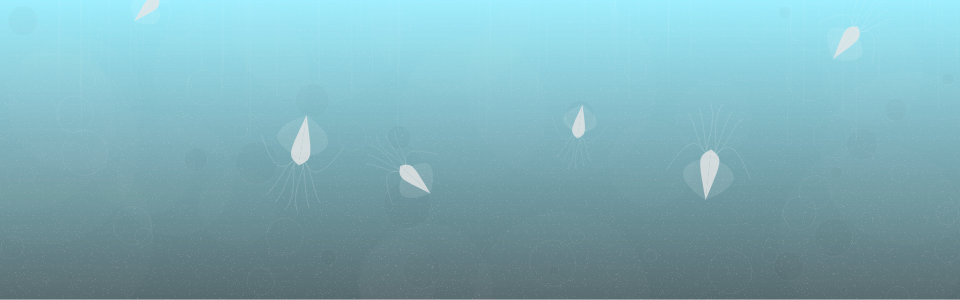
Frame 1 (no input)
Frame 60 (no input): identical to frame 1, image omitted
Frame 120 (the mouse pressed at the canvas centre since frame 60): identical to frame 1, image omitted

The p5.js sketch that drew this single still picture (run headless with seeded random() and noise() and a simulated clock; from frame 60 on, the mouse is pressed at the canvas centre):

// p5.js sketch
// ── sketch.js
let squid1;
let pgs;
function setup() {
  pgs=createGraphics(960,300);
  c=createCanvas(960, 300);
  colorMode(HSB, 360, 100, 100, 100);
  pgs.squid1 = new squid(width / 2, height / 4);
  pgs.squid2 = new squid(width / 2+250, height / 4+200);
  pgs.squid3 = new squid(width / 2+800, height / 4+500);
  pgs.squid4 = new squid(width / 2+1600, height / 4+300);
  pgs.squid5 = new squid(width / 2+1200, height / 4+400);
  pgs.squid6 = new squid(width / 2+2000, height / 4+100);
  backg_osean();
  scale(0.28);
  pgs.squid1.display();
  pgs.squid4.display();
  scale(1.5);
  pgs.squid2.display();
  pgs.squid5.display();
  scale(0.8);
  pgs.squid3.display();
  pgs.squid6.display();
}

function draw() {
}

function backg_osean() {
  for (var lh = 0; lh < height; lh++) {
    stroke(190, 50, map(lh, 0, height, 100, 25));
    line(0, lh, width, lh);
  }

  noStroke();
  for (var num = 0; num < 20000; num++) {
    fill(0, 0, random(100, 90), 8);
    rect(Math.floor(random(width)), Math.floor(random(height)), 1, 1);
  }

  strokeWeight(0.5);
  noFill();
  for (var step = 0; step < 40; step++) {
    var r = random(50);
    var rlx = random(width);
    var rlx2 = random(width);
    stroke(0, 0, 100, 10);
    ellipse(random(width), random(height), r, r); //小さい気泡
    stroke(0, 0, 100, 10);
    line(rlx, 0, rlx, r * 3); //線
    line(rlx2, 0, rlx2, r * 2); //線
  }
  stroke(0, 0, 100, 8);
  fill(0, 50, 0, 2);
  for (var step2 = 0; step2 < 20; step2++) {
    var r2 = random(50);
    ellipse(random(width), random(height), r2, r2); //白色の気泡
  }
  fill(0, 0, 100, 1.5);
  stroke(0, 0, 100, 1);
  for (var step3 = 0; step3 < 20; step3++) {
    var r3 = random(60, 200);
    ellipse(random(width), random(height), r3, r3); //大きい気泡
  }
}

class squid {
  constructor(x, y) {
    this.x = x;
    this.y = y;
  }
  
  display() {
    stroke(255,20);
    fill(255,10);
    push();
    translate(this.x,this.y);
    rotate(random(-PI,PI));
    bezier(0,0,-80,40,-80,80,0,100);//後ろ
    bezier(0,0,80,40,80,80,0,100);
    stroke(255,20);
    noFill();
    strokeWeight(1.5);
    bezier(0,110,-30,100,-40,180,-65,200);//足
    bezier(0,110,-15,100,-20,180,-40,215);//足
    bezier(0,110,-15,80,-30,200,-100,60);//足
    bezier(0,110,-30,100,15,180,-15,230);//足
    ///////////////////////////////
    bezier(0,110,30,100,40,180,65,200);
    bezier(0,110,15,100,20,180,40,215);//足
    bezier(0,110,15,80,30,200,100,60);//足
    bezier(0,110,30,100,-15,180,15,230);//足
    stroke(255,20);
    strokeWeight(1);
    fill(90,80);
    bezier(0,0,-30,100,-30,100,0,120);//前
    bezier(0,0,30,100,30,100,0,120);
    
    pop();
  }
}
